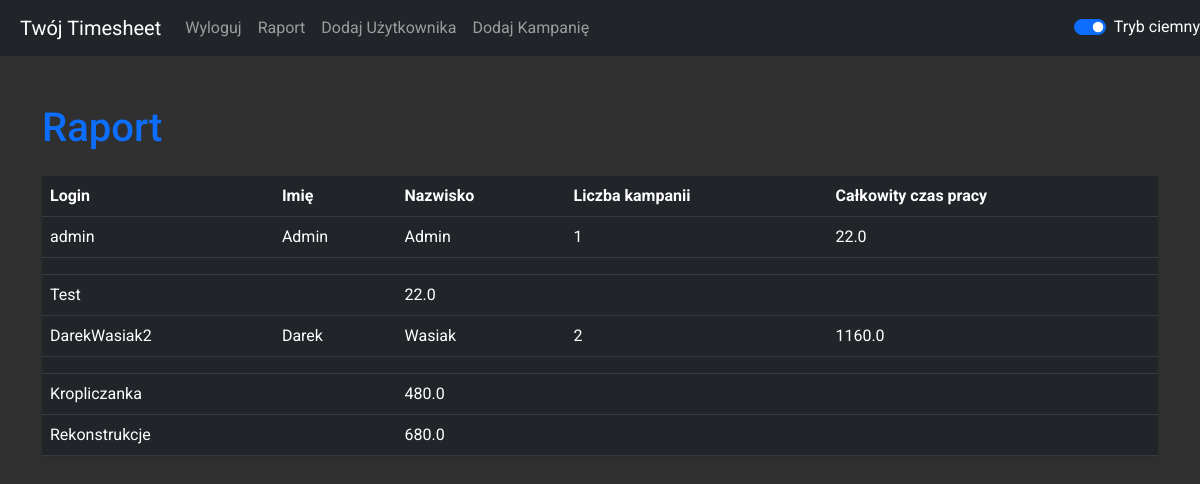
/report (signed in), run on the app's committed database.
### timesheet.py (models this page shows)
class User(UserMixin, db.Model):
    id = db.Column(db.Integer, primary_key=True, autoincrement=True)
    first_name = db.Column(db.String(50), nullable=False)
    last_name = db.Column(db.String(50), nullable=False)
    pesel = db.Column(db.String(11), unique=True, nullable=False)
    service_line = db.Column(db.String(50), nullable=False)
    password = db.Column(db.String(200), nullable=False)
    username_and_id = db.Column(db.String(100), unique=True, nullable=False)
    campaigns = db.relationship('Campaign', back_populates='user', lazy=True)
    supervisor_id = db.Column(db.Integer, db.ForeignKey('user.id'))
    supervised = db.relationship('User', back_populates='supervisor', foreign_keys=[supervisor_id])
    supervisor = db.relationship('User', back_populates='supervised', remote_side=[id], post_update=True)

class Campaign(db.Model):
    id = db.Column(db.Integer, primary_key=True)
    campaign_id = db.Column(db.Integer, unique=True, nullable=False, default=lambda: random.randint(1000, 9999))
    name = db.Column(db.String(100), nullable=False)
    start_date = db.Column(db.DateTime, nullable=False)
    end_date = db.Column(db.DateTime, nullable=False)
    user_id = db.Column(db.Integer, db.ForeignKey('user.id'), nullable=False)
    created_date = db.Column(db.DateTime, default=datetime.utcnow)
    total_work_time = db.Column(db.Float, default=0.0)
    user = db.relationship('User', back_populates='campaigns')

### timesheet.py (the view)
@app.route('/report', methods=['GET'])
@login_required
def report():
    users = current_user.supervised
    return render_template('report.html', users=users)

### timesheet.py (called while the page is built)
@login_manager.user_loader
def load_user(user_id):
    return User.query.get(int(user_id))

### templates/report.html
{% extends 'base.html' %}
{% block content %}
    <h1 class="mt-5 text-primary">Raport</h1>
    <table class="table mt-4 report-table table-dark-mode">
        <thead>
            <tr>
                <th>Login</th>
                <th>Imię</th>
                <th>Nazwisko</th>
                <th>Liczba kampanii</th>
                <th>Całkowity czas pracy</th>
            </tr>
        </thead>
        <tbody>
            {% for user in users %}
                <tr class="font-weight-bold">
                    <td>{{ user.username_and_id }}</td>
                    <td>{{ user.first_name }}</td>
                    <td>{{ user.last_name }}</td>
                    <td>{{ user.campaigns|length }}</td>
                    <td>{{ user.campaigns|sum(attribute='total_work_time') }}</td>
                </tr>
                <tr>
                    <td colspan="5"></td>
                </tr>
                {% for campaign in user.campaigns %}
                    <tr>
                        <td colspan="2">{{ campaign.name }}</td>
                        <td colspan="3">{{ campaign.total_work_time }}</td>
                    </tr>
                {% endfor %}
            {% endfor %}
        </tbody>
    </table>
{% endblock %}

### templates/base.html (shortened to what this page needs)
<!DOCTYPE html>
<html lang="en">
<head>
    <link rel="stylesheet" href="https://cdn.jsdelivr.net/npm/bootstrap@5.3.0/dist/css/bootstrap.min.css">
    <link rel="stylesheet" href="{{ url_for('static', filename='styles.css') }}">
</head>
<body>
<nav class="navbar navbar-expand-lg navbar-light bg-light">
  <a class="navbar-brand" href="{{ url_for('index') }}">Twój Timesheet</a>
  <div class="collapse navbar-collapse" id="navbarNav">
    <ul class="navbar-nav ml-auto">
      {% if current_user.is_authenticated %}
        <li class="nav-item">
            <a class="nav-link" href="{{ url_for('logout') }}">Wyloguj</a>
        </li>
        <li class="nav-item">
            <a class="nav-link" href="{{ url_for('report') }}">Raport</a>
        </li>
        <li class="nav-item">
            <a class="nav-link" href="{{ url_for('add_user_page') }}">Dodaj Użytkownika</a>
        </li>
        <li class="nav-item">
            {% if current_user.is_authenticated %}
                <a class="nav-link" href="{{ url_for('add_campaign_page', user_id=current_user.id) }}">Dodaj Kampanię</a>
            {% endif %}
        </li>
      {% else %}
        <li class="nav-item">
            <a class="nav-link" href="{{ url_for('login') }}">Zaloguj</a>
        </li>
      {% endif %}
    </ul>
  </div>
  <div class="form-check form-switch">
    <input class="form-check-input dark-mode-toggle" type="checkbox" id="darkModeToggle">
    <label class="form-check-label" for="darkModeToggle">Tryb ciemny</label>
  </div>
</nav>
<div class="container {% if is_dark_mode %}dark-mode{% endif %}">
    {% block content %}{% endblock %}
</div>
</body>
</html>

### static/styles.css (style rules this page uses)
body.dark-mode { background-color: #303030; color: #ffffff; font-family: 'Roboto', sans-serif; }
.navbar-brand { margin-left: 20px; }
body.dark-mode .table, body:not(.dark-mode) .table { background-color: #424242 !important; color: #fff !important; box-shadow: 0 4px 8px rgba(0, 0, 0, 0.1); }
body.dark-mode .table.report-table { background-color: #424242 !important; color: #fff !important; box-shadow: 0 4px 8px rgba(0, 0, 0, 0.1); }
.table { border-radius: 10px !important; }
body.dark-mode .table, body:not(.dark-mode) .table { border-radius: 10px !important; }
body:not(.dark-mode) .table.report-table, body.dark-mode .table.report-table { border-radius: 10px !important; }

### data on the page
User: username_and_id "admin", first_name "Admin", last_name "Admin", campaigns|length "1", campaigns|sum "22.0"
Campaign: name "Test", total_work_time "22.0"
User: username_and_id "DarekWasiak2", first_name "Darek", last_name "Wasiak", campaigns|length "2", campaigns|sum "1160.0"
Campaign: name "Kropliczanka", total_work_time "480.0"
Campaign: name "Rekonstrukcje", total_work_time "680.0"
